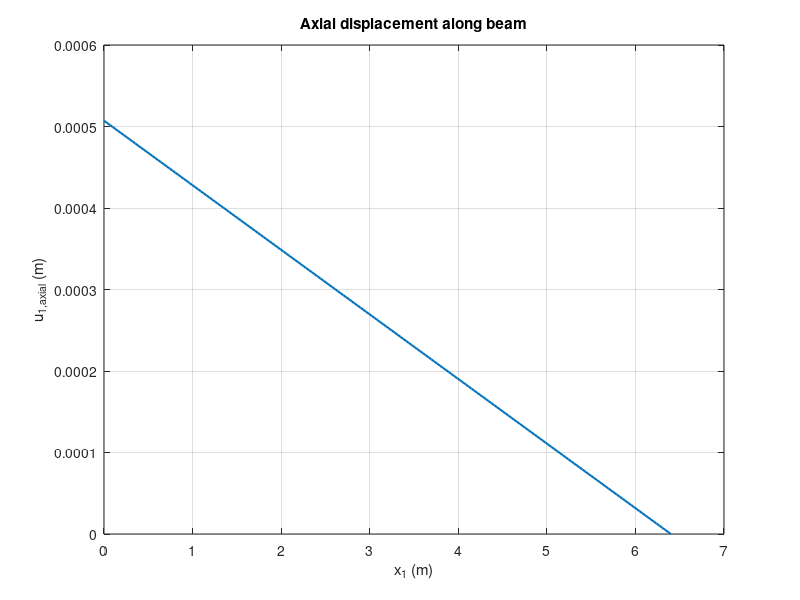

Recreate this plot in MATLAB.
% Project 2
% Team 20
% 2024-06-01

F = 726000;         % max thrust of first stage (N)
rk_d = 1.28;        % rocket diameter (m)
prop_d = 1.18;      % propellant diameter (m)
aoa = 20;           % angle of attack (deg)
l = 5*rk_d;         % rocket length (m)
t = 6.25e-3;        % thickness of one layer of carbon epoxy (m)
cpcg = rk_d;        % distance btwn cp-cg (m)
P = 600000;         % net axial force on O (N)
W = 8500;           % weight of rocket (kg)
lift = 1400000;     % lift force (N)
FoS = 1.25;         % safety factor

% AS4/Epoxy properties
rho = 1522.3948;            % density (kg/m^3)
E11 = 21.5*6.895e9;         % longitudinal modulus (Pa)
E22 = 1.46*6.895e9;         % transverse modulus (Pa)
v12 = 0.30;                 % major Poisson's ratio
G12 = 0.81*6.895e9;         % shear modulus (Pa)
tens_ax = 310*6.895e6;      % axial tensile strength (Pa)
comp_ax = -184*6.895e6;     % axial compressive strength (Pa)
tens_trav = 7.75*6.895e6;   % transverse tensile strength (Pa)
comp_trav = -24.4*6.895e6;  % transverse compressive strength (Pa)
strain_tens_ax = 0.014;     % axial tensile failure strain
strain_comp_ax = -0.01;     % axial compressive failure strain

% Axial Stress/Displacement
A = pi*(rk_d/2)^2 - pi*(prop_d/2)^2;  % cross-sectional area of the case (m^2)

% Simple effective modulus for [0/+45/-45/90]s
E0  = E11;
E90 = E22;
E45 = 1/(1/E11 + 1/E22);
Eeff = (2*E0 + 4*E45 + 2*E90)/8;        % idk maybe

P_tot = P - lift*sin(aoa);
u1_axial = @(x1) (P_tot/(Eeff*A))*(x1 - l);

u_left = u1_axial(0);       % max magnitude
u_right = u1_axial(l);      % fixed end

x1 = linspace(0, l, 200);
u_axial = u1_axial(x1);

figure;
plot(x1, u_axial, 'LineWidth', 1.5); grid on;
xlabel('x_1 (m)'); ylabel('u_{1,axial} (m)');
title('Axial displacement along beam');
